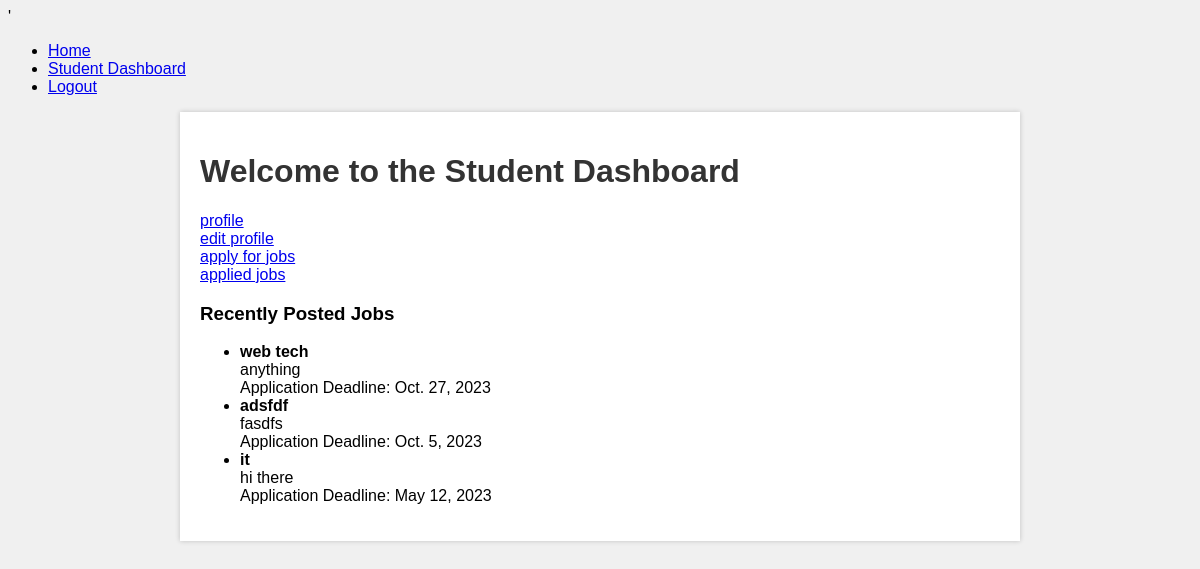
The app's page /student_dashboard (signed in) with its own data.
### pms/models.py (models this page shows)
class JobPosting(models.Model):
    title = models.CharField(max_length=100)
    description = models.TextField()
    company = models.ForeignKey(CompanyProfile, on_delete=models.CASCADE)
    application_deadline = models.DateField()
    is_active = models.BooleanField(default=True)

### pms/views.py (the view)
# urls.py: path('student_dashboard',views.student_dashboard,name='student_dashboard'),
def student_dashboard(request):
    student_profile = StudentProfile.objects.get(user=request.user)
    profile_picture = student_profile.profile_picture
    recent_jobs = JobPosting.objects.filter(is_active=True).order_by('-id')[:5]
    return render(request,'pms/student_dashboard.html',{'recent_jobs': recent_jobs,'profile_picture':profile_picture})

### pms/templates/pms/student_dashboard.html (shortened to what this page needs)
<!DOCTYPE html>
{% load static%}'
<html>
<head>
    <link rel="stylesheet" type="text/css" href="{% static 'css/student_dashboard.css' %}">
</head>
<body>
    <header>
        <nav>
            <ul>
                <li><a href="{% url 'home' %}">Home</a></li>
                <li><a href="{% url 'student_dashboard' %}" class="active">Student Dashboard</a></li>
                <li><a href="{% url 'logout' %}">Logout</a></li>
            </ul>
        </nav>
    </header>
    <div class="container">
        <h1>Welcome to the Student Dashboard</h1>
        <div class="dashboard-content">
            <a href="{% url 'view_student_profile' %}">profile</a></br>
            <a href="{% url 'edit_student_profile' %}">edit profile</a></br>
            <a href="{% url 'job_listing' %}">apply for jobs</a></br>
            <a href="{% url 'applied_jobs' %}">applied jobs</a>
        </div>
        <h3>Recently Posted Jobs</h3>
        <ul>
        {% for job in recent_jobs %}
        <li>
        <strong>{{ job.title }}</strong><br>
        {{ job.description }}<br>
        Application Deadline: {{ job.application_deadline }}
        </li>
        {% empty %}
        <li>No jobs available at the moment.</li>
        {% endfor %}
</ul>
    </div>
</body>
</html>

### pms/static/css/student_dashboard.css (style rules this page uses)
body { font-family: Arial, sans-serif; background-color: #f0f0f0; }
.container { max-width: 800px; margin: 0 auto; padding: 20px; background-color: #fff; box-shadow: 0 0 5px rgba(0, 0, 0, 0.2); }
h1 { color: #333; }

### records on screen
JobPosting: title "web tech", description "anything", application_deadline "Oct. 27, 2023"
JobPosting: title "adsfdf", description "fasdfs", application_deadline "Oct. 5, 2023"
JobPosting: title "it", description "hi there", application_deadline "May 12, 2023"
